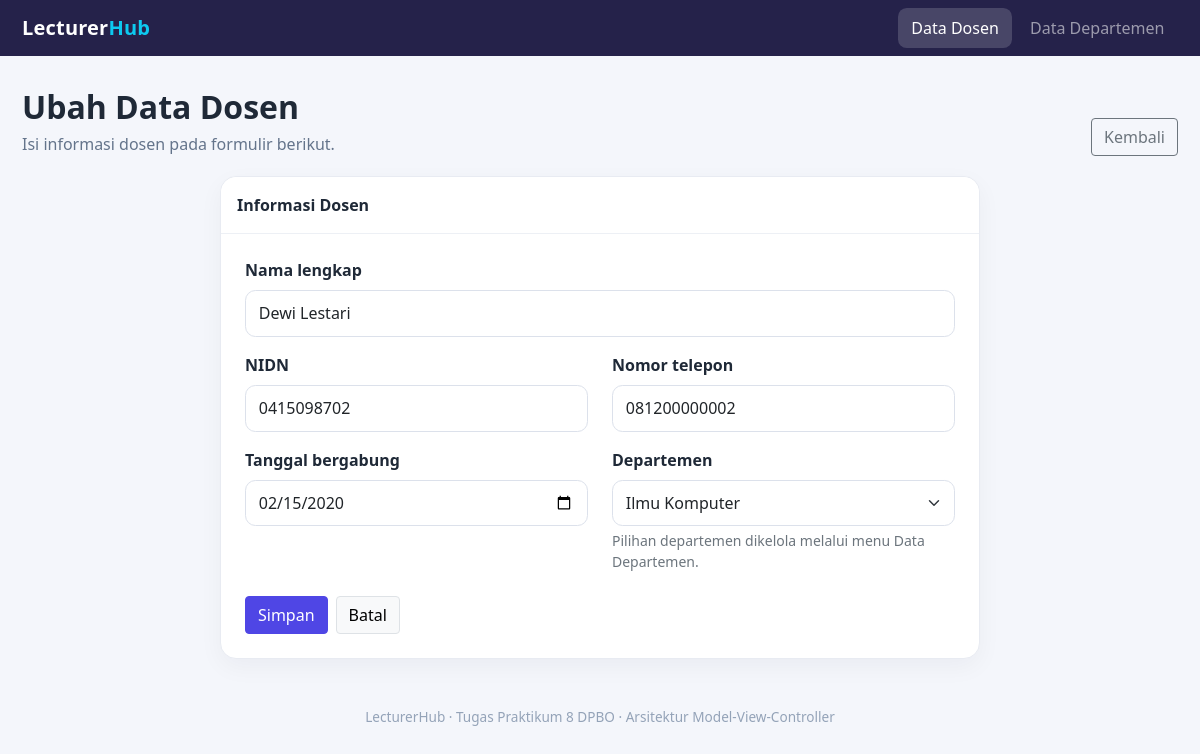
Page /Project/index.php?page=lecturers&action=edit&id=2 on the committed database.
### tables this page shows
CREATE TABLE IF NOT EXISTS lecturers (
    id            INT UNSIGNED AUTO_INCREMENT PRIMARY KEY,
    name          VARCHAR(100) NOT NULL,
    nidn          VARCHAR(20)  NOT NULL UNIQUE,
    phone         VARCHAR(20)  NOT NULL,
    join_date     DATE         NOT NULL,
    department_id INT UNSIGNED DEFAULT NULL,
    created_at    TIMESTAMP    DEFAULT CURRENT_TIMESTAMP,
    CONSTRAINT fk_lecturers_department
        FOREIGN KEY (department_id)
        REFERENCES departments(id)
        ON UPDATE CASCADE
        ON DELETE SET NULL
);

CREATE TABLE IF NOT EXISTS departments (
    id              INT UNSIGNED AUTO_INCREMENT PRIMARY KEY,
    department_name VARCHAR(100) NOT NULL UNIQUE,
    faculty         VARCHAR(100) NOT NULL,
    office_room     VARCHAR(50)  DEFAULT NULL,
    created_at      TIMESTAMP    DEFAULT CURRENT_TIMESTAMP
);

### Project/controllers/LecturerController.php (called while the page is built, shortened)
<?php
class LecturerController
{
    private Lecturer $lecturerModel;
    private Department $departmentModel;
    public function __construct(Lecturer $lecturerModel, Department $departmentModel)
    {
        $this->lecturerModel   = $lecturerModel;
        $this->departmentModel = $departmentModel;
    }
    public function edit(): void
    {
        $id       = positiveId($_GET['id'] ?? null);
        $lecturer = $id ? $this->lecturerModel->findById($id) : null;
        $formTitle   = 'Ubah Data Dosen';
        $formAction  = 'edit&id=' . $id;
        $departments = $this->departmentModel->getOptions();
        require __DIR__ . '/../views/lecturers/form.php';
    }
}

### Project/index.php (called while the page is built, shortened)
<?php
require_once __DIR__ . '/helpers.php';
require_once __DIR__ . '/models/Lecturer.php';
require_once __DIR__ . '/models/Department.php';
require_once __DIR__ . '/controllers/LecturerController.php';
require_once __DIR__ . '/controllers/DepartmentController.php';
try {
    $db = Database::getConnection();
} catch (Throwable $exception) {
    http_response_code(500);
    require __DIR__ . '/views/errors/database.php';
    exit;
}
$lecturerModel   = new Lecturer($db);
$departmentModel = new Department($db);
$controllers = [
    'lecturers'   => new LecturerController($lecturerModel, $departmentModel),
    'departments' => new DepartmentController($departmentModel),
];
$page   = $_GET['page']   ?? 'lecturers';
$action = $_GET['action'] ?? 'index';
$controller = $controllers[$page];
$controller->$action();

### Project/helpers.php (called while the page is built, shortened)
<?php
function e($value): string
{
    return htmlspecialchars((string) $value, ENT_QUOTES, 'UTF-8');
}
function positiveId($value): ?int
{
    $id = filter_var($value, FILTER_VALIDATE_INT, ['options' => ['min_range' => 1]]);
    return $id === false ? null : $id;
}

### Project/models/Lecturer.php (called while the page is built, shortened)
<?php
class Lecturer
{
    private mysqli $db;
    public function __construct(mysqli $db)
    {
        $this->db = $db;
    }
    public function findById(int $id): ?array
    {
        $stmt = $this->db->prepare(
            'SELECT id, name, nidn, phone, join_date, department_id
             FROM lecturers WHERE id = ?'
        );
        $stmt->bind_param('i', $id);
        $stmt->execute();
        $row = $stmt->get_result()->fetch_assoc();
        return $row ?: null;
    }
}

### Project/models/Department.php (called while the page is built, shortened)
<?php
class Department
{
    private mysqli $db;
    public function __construct(mysqli $db)
    {
        $this->db = $db;
    }
    public function getOptions(): array
    {
        $result = $this->db->query(
            'SELECT id, department_name FROM departments ORDER BY department_name ASC'
        );
        return $result->fetch_all(MYSQLI_ASSOC);
    }
}

### Project/views/lecturers/form.php (the view, shortened to what this page needs)
<?php require __DIR__ . '/../layout/header.php'; ?>
<div class="page-heading">
    <div>
        <h1><?= e($formTitle) ?></h1>
        <p>Isi informasi dosen pada formulir berikut.</p>
    </div>
    <a href="index.php?page=lecturers" class="btn btn-outline-secondary">Kembali</a>
</div>
<div class="card mx-auto" style="max-width:760px;">
    <div class="card-header py-3">Informasi Dosen</div>
    <div class="card-body p-4">
        <form method="post" action="index.php?page=lecturers&action=<?= e($formAction) ?>">
            <div class="mb-3">
                <label for="name" class="form-label">Nama lengkap</label>
                <input type="text" id="name" name="name" class="form-control"
                       maxlength="100" value="<?= e($lecturer['name']) ?>" required>
            </div>
            <div class="row">
                <div class="col-md-6 mb-3">
                    <label for="nidn" class="form-label">NIDN</label>
                    <input type="text" id="nidn" name="nidn" class="form-control"
                           maxlength="20" value="<?= e($lecturer['nidn']) ?>" required>
                </div>
                <div class="col-md-6 mb-3">
                    <label for="phone" class="form-label">Nomor telepon</label>
                    <input type="tel" id="phone" name="phone" class="form-control"
                           maxlength="20" value="<?= e($lecturer['phone']) ?>" required>
                </div>
            </div>
            <div class="row">
                <div class="col-md-6 mb-3">
                    <label for="join_date" class="form-label">Tanggal bergabung</label>
                    <input type="date" id="join_date" name="join_date" class="form-control"
                           value="<?= e($lecturer['join_date']) ?>" required>
                </div>
                <div class="col-md-6 mb-3">
                    <label for="department_id" class="form-label">Departemen</label>
                    <select id="department_id" name="department_id" class="form-select">
                        <?php foreach ($departments as $department): ?>
                            <option value="<?= e($department['id']) ?>"
                                <?= (string) $lecturer['department_id'] === (string) $department['id'] ? 'selected' : '' ?>>
                                <?= e($department['department_name']) ?>
                            </option>
                        <?php endforeach; ?>
                    </select>
                    <div class="form-text">Pilihan departemen dikelola melalui menu Data Departemen.</div>
                </div>
            </div>
            <div class="d-flex gap-2 pt-2">
                <button type="submit" class="btn btn-primary">Simpan</button>
                <a href="index.php?page=lecturers" class="btn btn-light border">Batal</a>
            </div>
        </form>
    </div>
</div>
<?php require __DIR__ . '/../layout/footer.php'; ?>

### Project/assets/style.css (style rules this page uses)
:root { --ink: #1f2937; --muted: #64748b; --brand: #4f46e5; --brand-dark: #3730a3; --surface: #ffffff; --page: #f4f6fb; }
body { background: var(--page); color: var(--ink); font-family: system-ui, -apple-system, "Segoe UI", sans-serif; }
.page-heading { display: flex; align-items: flex-end; justify-content: space-between; gap: 1rem; margin: 2rem 0 1.25rem; }
.page-heading h1 { font-size: clamp(1.55rem, 3vw, 2rem); font-weight: 750; margin: 0; }
.page-heading p { color: var(--muted); margin: .35rem 0 0; }
.card { border: 1px solid #e8ebf2; border-radius: 1rem; box-shadow: 0 8px 24px rgba(15, 23, 42, .045); }
.card-header { background: #fff; border-bottom: 1px solid #edf0f5; border-radius: 1rem 1rem 0 0 !important; font-weight: 700; }
.btn-primary { background: var(--brand); border-color: var(--brand); }
.form-label { font-weight: 650; }
.form-control, .form-select { border-color: #dce1eb; border-radius: .65rem; padding: .65rem .8rem; }

### rows in the picture
lecturers: name "Dewi Lestari", nidn "0415098702", phone "081200000002", join_date "02/15/2020", department_id "Ilmu Komputer"

### other values in the picture
$formTitle "Ubah Data Dosen"
